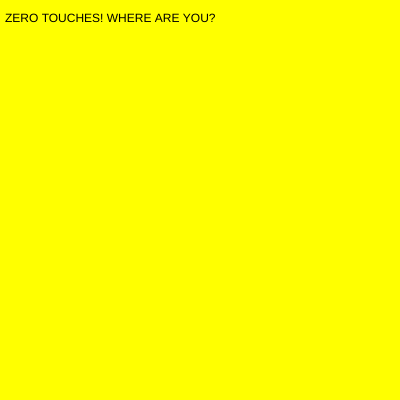
Frame 1 (no input)
Frame 60 (no input): identical to frame 1, image omitted
Frame 120 (the mouse pressed at the canvas centre since frame 60): identical to frame 1, image omitted

The p5.js sketch that drew this single still picture (run headless with seeded random() and noise() and a simulated clock; from frame 60 on, the mouse is pressed at the canvas centre):

// p5.js sketch
// ── sketch.js
let numberOfTouches ;

function setup() {
  createCanvas(400, 400);
}

function draw() {

  clear();
  numberOfTouches = touches.length;
  text(numberOfTouches + ' touches', 5, 10);

  switch(numberOfTouches) {
    case 0:
      background('yellow');
      text("ZERO TOUCHES! WHERE ARE YOU?", 5, 22) ;
      break ;

      case 1:
      background('blue');
       text("one touch, okay.", 5, 22) ;
      // put a picture here
      break ;

      case 2:
      background('red');
      text("two touches?? you're getting better!", 5, 22) ;
            // put a picture here
      break ;

      case 3:
      background('orange');
     text("WOW!! 3 TOUCHES!", 5, 22) ;
            // put a picture here
      break ;


  }

}
